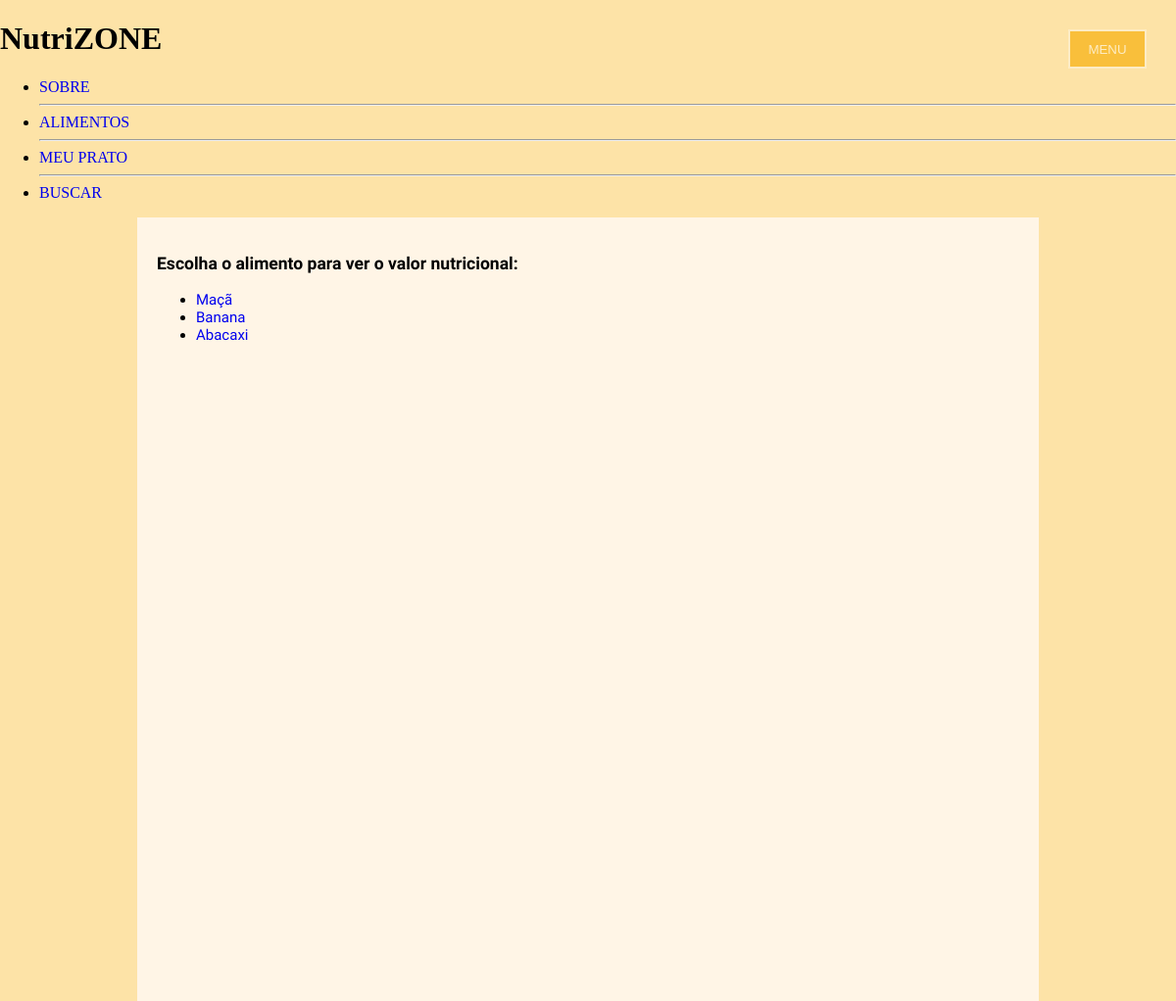
The page /alimentos on the database as committed earlier.
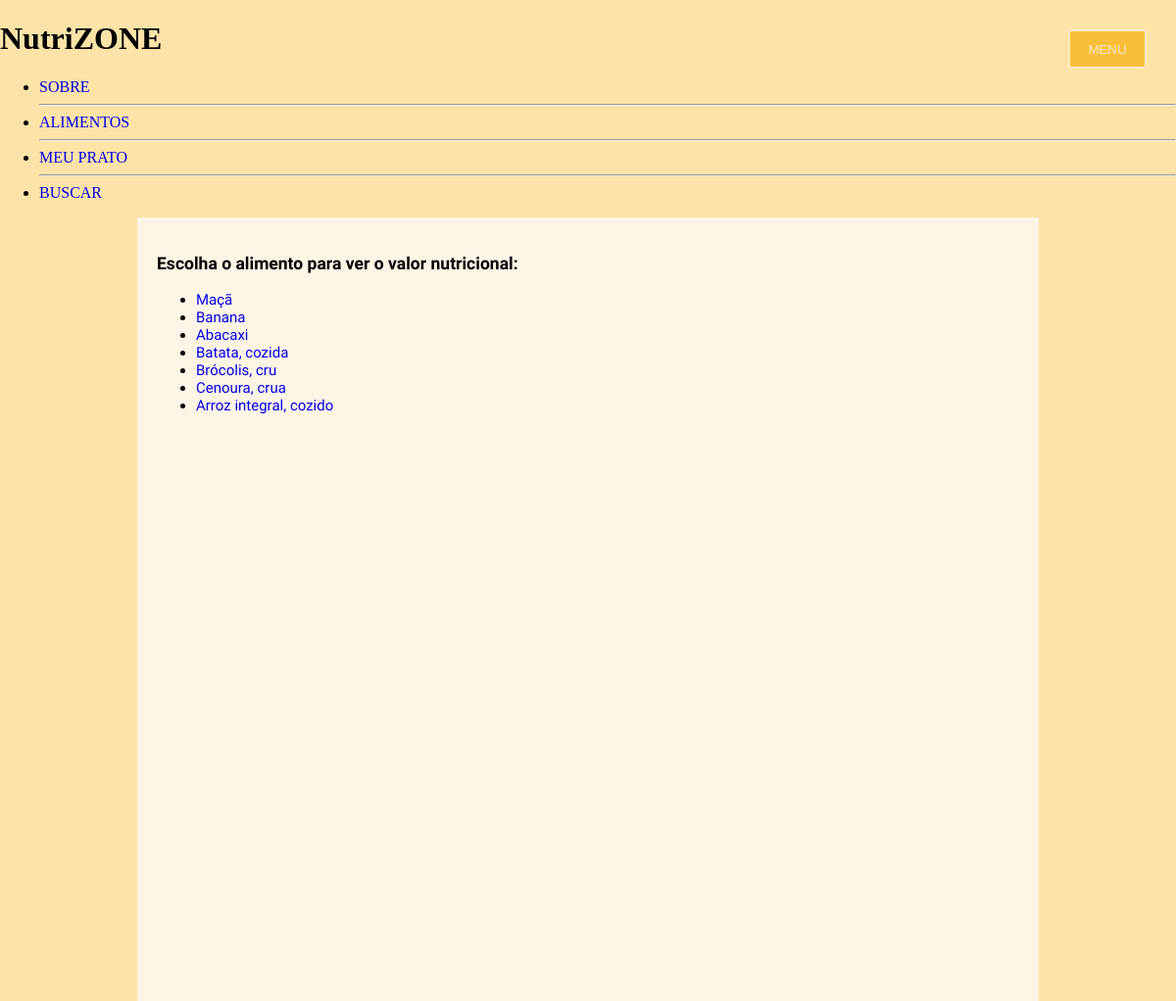
The same page on the database as committed later.
### nutrizone/models.py (models this page shows, shortened)
class Food(models.Model):
	name = models.CharField(max_length=100)
	ndbno = models.IntegerField()

### nutrizone/views.py (the view)
# urls.py: url(r'^alimentos$', views.foodlist, name='foodlist'),
def foodlist(request):
	foodlist = Food.objects.all()
	return render(request, 'foodlist.html', {'foodlist': foodlist})

### nutrizone/templates/foodlist.html
{% extends 'base.html' %}
{% block content %}
    <div class="foodlist">
    	<h3>Escolha o alimento para ver o valor nutricional:</h3>
        <ul class="foods">
    	{% for food in foodlist %}
    	   <li class="food"><a href="./nutrition/{{food.name}}">{{food.name}}</a></li>
    	{% endfor %}
        </div>
    </div>
{% endblock %}

Rows that differ between the two databases and show on the page:
added Food: name "Batata, cozida"
added Food: name "Brócolis, cru"
added Food: name "Cenoura, crua"
added Food: name "Arroz integral, cozido"
